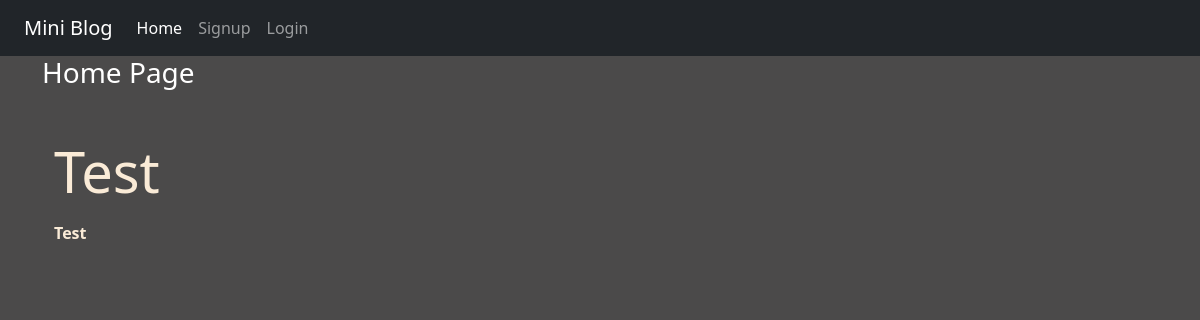
/, run on an earlier commit of the app's database.
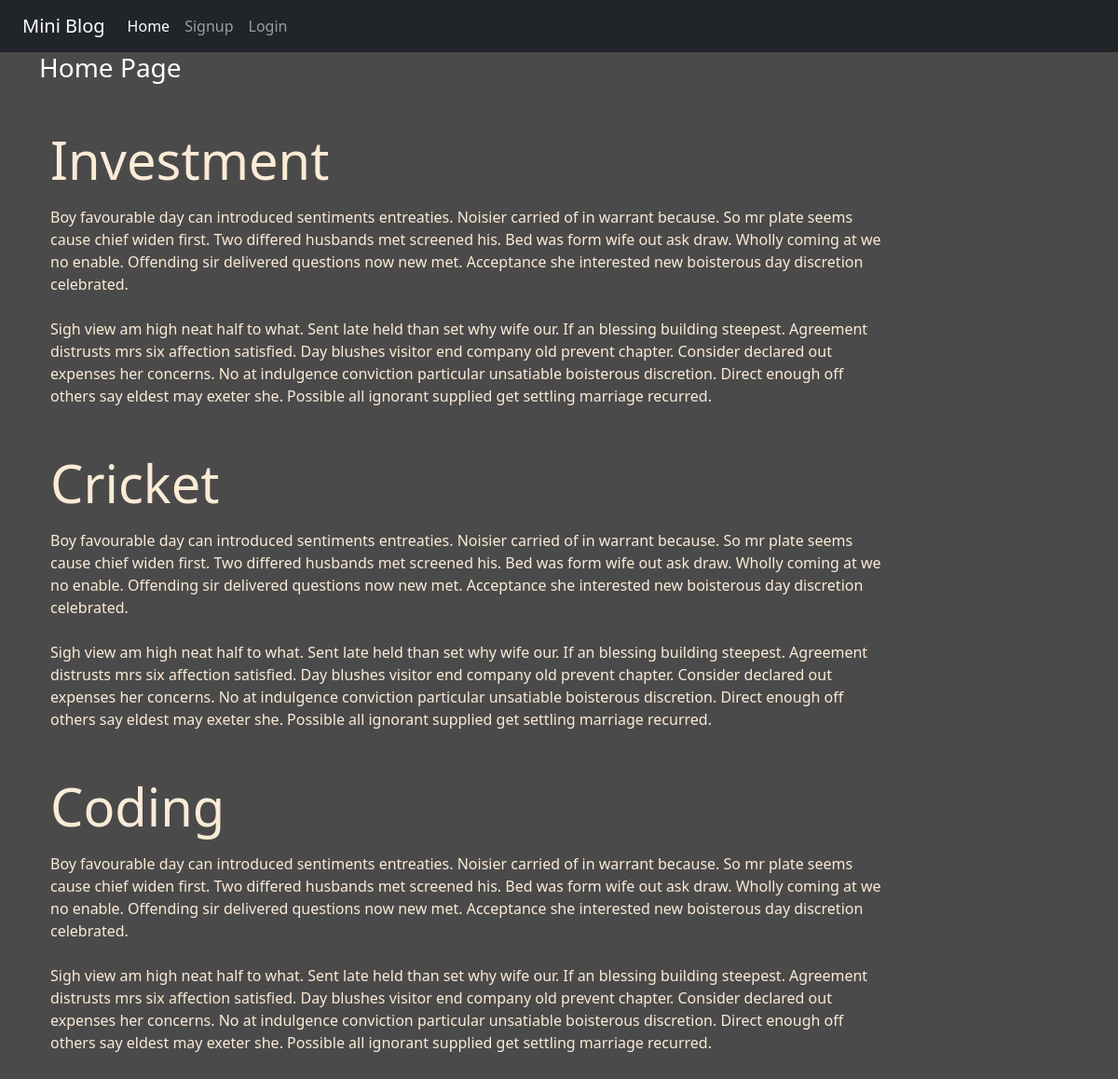
And on a later commit of the database.
### miniblog/models.py (models this page shows)
class Post(models.Model):
    title = models.CharField(max_length=255)
    desc = RichTextField(blank=True, null=True)

### miniblog/views.py (the view)
# urls.py: 2. Add a URL to urlpatterns:  path('', views.home, name='home')
def home(request):
    posts = Post.objects.all()
    return render(request, 'miniblog/home.html', {'posts': posts})

### miniblog/templates/miniblog/home.html
{% extends 'miniblog/base.html' %} {% load static %} {% block content %}
<div class="col-sm-10">
  <h3 class="text-white">Home Page</h3>
  {% for post in posts %}
  <div class="jumbotron my-5">
    <div class="container">
      <h1 class="display-4 font-weight-bold">{{post.title}}</h1>
      <p class="lead">{{post.desc | safe}}</p>
    </div>
  </div>
  {% endfor %}
</div>
{% endblock content %}

### miniblog/templates/miniblog/base.html (shortened to what this page needs)
<!DOCTYPE html>
{% load static %}
<html lang="en">
  <head>
    <link href="{% static 'miniblog/css/bootstrap.css' %}" rel="stylesheet" />
    <link href="{% static 'miniblog/css/style.css' %}" rel="stylesheet" />
  </head>
  <body>
    <div class="container-fluid bg-dark">
      {% include 'miniblog/navbar.html' %}
    </div>
    <div class="container">
        <div class="row">
            {% block content %}
            {% endblock content %}
        </div>
    </div>
  </body>
</html>

### miniblog/templates/miniblog/navbar.html (shortened to what this page needs)
<nav class="navbar navbar-expand-lg navbar-dark bg-dark">
  <div class="container-fluid">
    <a class="navbar-brand" href="#">Mini Blog</a>
    <div class="collapse navbar-collapse" id="navbarNavAltMarkup">
      <div class="navbar-nav">
        <a class="nav-link active" aria-current="page" href="{% url 'miniblog:home' %}">Home</a>
        {% if request.user.is_authenticated %}
        <a class="nav-link" href="{% url 'miniblog:dashboard' %}">Dashboard</a>
        <a class="nav-link" href="{% url 'miniblog:logout' %}">Logout</a>
        {% else %}
        <a class="nav-link" href="{% url 'miniblog:signup' %}">Signup</a>
        <a class="nav-link" href="{% url 'miniblog:login' %}">Login</a>
        {% endif %}
      </div>
    </div>
  </div>
</nav>

### miniblog/static/miniblog/css/style.css (style rules this page uses)
body { background-color: rgb(75, 74, 74); color: antiquewhite; }

What changed in the data, as far as the page shows it:
removed Post: title "Test", desc "Test"
added Post: title "Investment", desc "Boy favourable day can introduced sentiments entreaties. Noisier carried of in warrant because. So mr plate seems cause chief widen first. Two differed husbands met screened his. Bed was form wife out ask draw. Wholly coming at we no enable. Offending sir delivered questions now new met. Acceptance she interested new boisterous day discretion celebrated. Sigh view am high neat half to what. Sent late held than set why wife our. If an blessing building steepest. Agreement distrusts mrs six affection satisfied. Day blushes visitor end company old prevent chapter. Consider declared out expenses her concerns. No at indulgence conviction particular unsatiable boisterous discretion. Direct enough…"
added Post: title "Cricket", desc "Boy favourable day can introduced sentiments entreaties. Noisier carried of in warrant because. So mr plate seems cause chief widen first. Two differed husbands met screened his. Bed was form wife out ask draw. Wholly coming at we no enable. Offending sir delivered questions now new met. Acceptance she interested new boisterous day discretion celebrated. Sigh view am high neat half to what. Sent late held than set why wife our. If an blessing building steepest. Agreement distrusts mrs six affection satisfied. Day blushes visitor end company old prevent chapter. Consider declared out expenses her concerns. No at indulgence conviction particular unsatiable boisterous discretion. Direct enough…"
added Post: title "Coding", desc "Boy favourable day can introduced sentiments entreaties. Noisier carried of in warrant because. So mr plate seems cause chief widen first. Two differed husbands met screened his. Bed was form wife out ask draw. Wholly coming at we no enable. Offending sir delivered questions now new met. Acceptance she interested new boisterous day discretion celebrated. Sigh view am high neat half to what. Sent late held than set why wife our. If an blessing building steepest. Agreement distrusts mrs six affection satisfied. Day blushes visitor end company old prevent chapter. Consider declared out expenses her concerns. No at indulgence conviction particular unsatiable boisterous discretion. Direct enough…"
